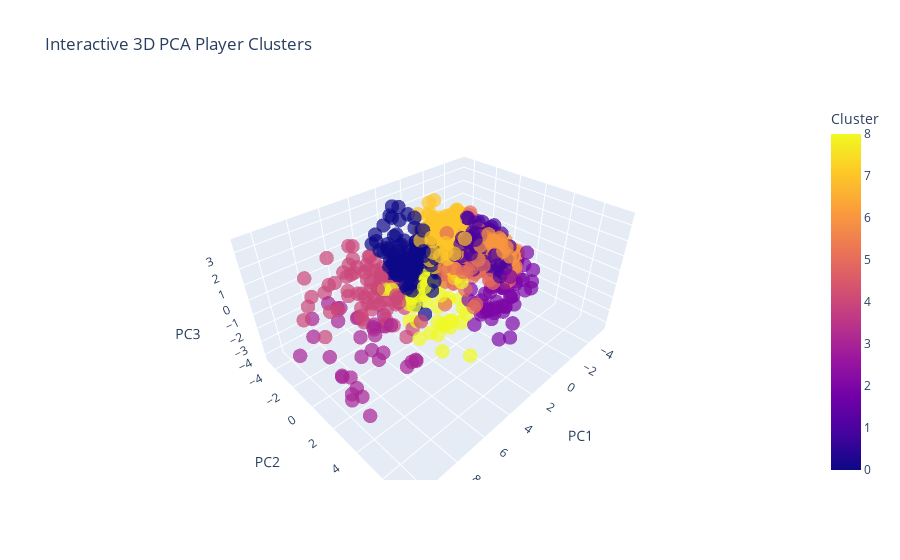

Notebook cell for this chart:
### Code cell
import plotly.express as px
import pandas as pd

# Assuming you've already done PCA and added PC1, PC2, PC3 to df50_numeric

fig = px.scatter_3d(
    df50_numeric,
    x='PC1',
    y='PC2',
    z='PC3',
    color='Cluster',
    title="Interactive 3D PCA Player Clusters",
    opacity=0.7
)

fig.update_traces(marker=dict(size=5))
fig.show()

### Figure 1 — Plotly figure (JSON) as saved in the notebook; plotly's stock layout.template omitted (floating-point values rounded to 4 significant figures; data arrays with more than 128 entries replaced by an {"elided": "..."} marker saying what was removed)
{"data": [{"hovertemplate": "PC1=%{x}<br>PC2=%{y}<br>PC3=%{z}<br>Cluster=%{marker.color}<extra></extra>", "legendgroup": "", "marker": {"color": {"elided": "1134 int values"}, "coloraxis": "coloraxis", "opacity": 0.7, "size": 5, "symbol": "circle"}, "mode": "markers", "name": "", "scene": "scene", "showlegend": false, "type": "scatter3d", "x": {"elided": "1134 float values"}, "y": {"elided": "1134 float values"}, "z": {"elided": "1134 float values"}}], "layout": {"coloraxis": {"colorbar": {"title": {"text": "Cluster"}}, "colorscale": [[0, "#0d0887"], [0.1111, "#46039f"], [0.2222, "#7201a8"], [0.3333, "#9c179e"], [0.4444, "#bd3786"], [0.5556, "#d8576b"], [0.6667, "#ed7953"], [0.7778, "#fb9f3a"], [0.8889, "#fdca26"], [1, "#f0f921"]]}, "legend": {"tracegroupgap": 0}, "scene": {"domain": {"x": [0, 1], "y": [0, 1]}, "xaxis": {"title": {"text": "PC1"}}, "yaxis": {"title": {"text": "PC2"}}, "zaxis": {"title": {"text": "PC3"}}}, "title": {"text": "Interactive 3D PCA Player Clusters"}}}
